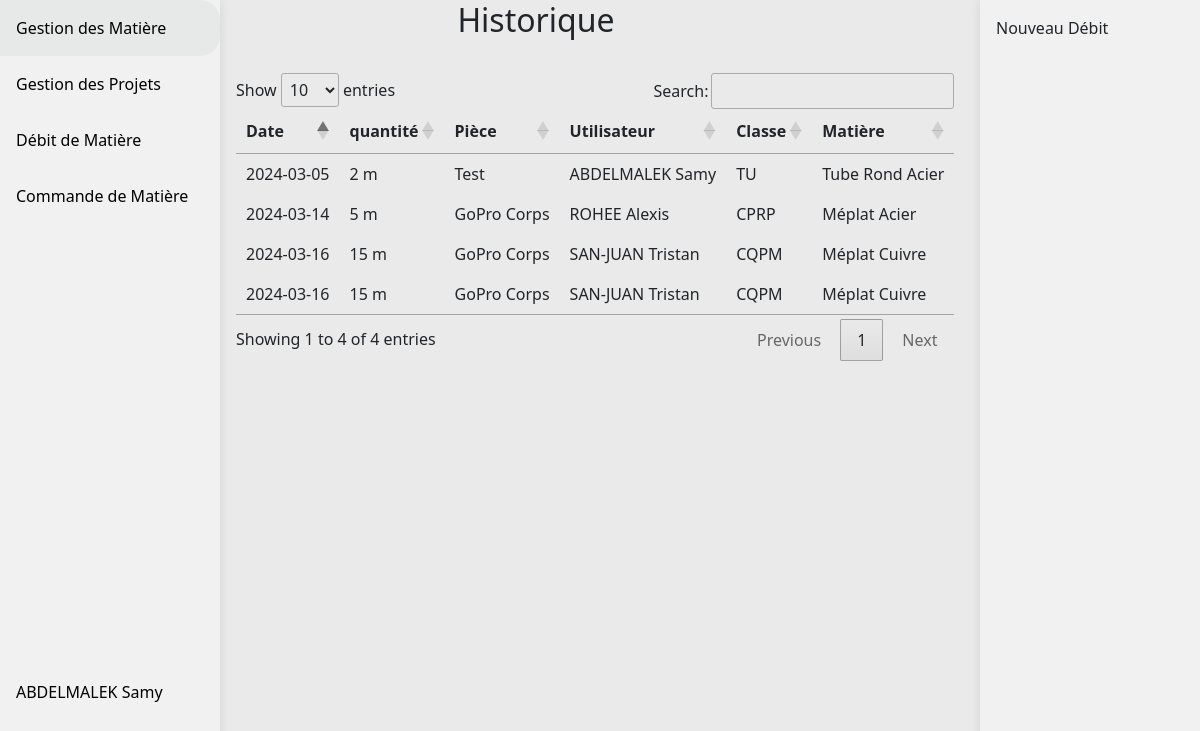
The page /debitMatiere.php (signed in) on the database its author committed.
### tables this page shows
CREATE TABLE IF NOT EXISTS `debit` (
  `id_debit` int NOT NULL AUTO_INCREMENT,
  `date` date NOT NULL,
  `quantite` int NOT NULL,
  `ref_piece` int NOT NULL,
  `ref_user` int NOT NULL,
  `ref_classe` int NOT NULL,
  `ref_matiere` int NOT NULL,
  PRIMARY KEY (`id_debit`),
  KEY `fk_debit_user` (`ref_user`),
  KEY `fk_debit_classe` (`ref_classe`),
  KEY `fk_debit_piece` (`ref_piece`),
  KEY `fk_debit_matiere` (`ref_matiere`)
);

CREATE TABLE IF NOT EXISTS `piece` (
  `id_piece` int NOT NULL AUTO_INCREMENT,
  `nom` varchar(100) NOT NULL,
  `img` varchar(200) NOT NULL,
  PRIMARY KEY (`id_piece`)
);

CREATE TABLE IF NOT EXISTS `user` (
  `id_user` int NOT NULL AUTO_INCREMENT,
  `mail` varchar(100) NOT NULL,
  `mdp` varchar(255) NOT NULL,
  `ref_fonction` int NOT NULL,
  `nom` varchar(100) NOT NULL,
  `prenom` varchar(100) NOT NULL,
  PRIMARY KEY (`id_user`),
  KEY `fk_user_fonction` (`ref_fonction`)
);

CREATE TABLE IF NOT EXISTS `classe` (
  `id_classe` int NOT NULL AUTO_INCREMENT,
  `libelle` varchar(50) NOT NULL,
  PRIMARY KEY (`id_classe`)
);

CREATE TABLE IF NOT EXISTS `forme` (
  `id_forme` int NOT NULL AUTO_INCREMENT,
  `libelle` varchar(99) NOT NULL,
  `img` varchar(200) NOT NULL,
  `longueur` tinyint(1) NOT NULL,
  `largeur` tinyint(1) NOT NULL,
  `epaisseur` tinyint(1) NOT NULL,
  `diametre` tinyint(1) NOT NULL,
  `hauteur` tinyint(1) NOT NULL,
  PRIMARY KEY (`id_forme`)
);

CREATE TABLE IF NOT EXISTS `materiau` (
  `id_materiau` int NOT NULL AUTO_INCREMENT,
  `libelle` varchar(100) NOT NULL,
  PRIMARY KEY (`id_materiau`)
);

### php/SQLConnexion.php (called while the page is built, shortened)
<?php
class SQLConnexion {
    private $conn;
    public function __construct()
    {
        $servername = "localhost";
        $username = "root";
        $password = "";
        $bddname = "gestionStock";
        try {
            $this->conn = new PDO("mysql:host=$servername;dbname=".$bddname, $username, $password);
            $this->conn->setAttribute(PDO::ATTR_ERRMODE, PDO::ERRMODE_EXCEPTION);
        } catch(PDOException $e) {
        }
    }
    public function conbdd(): PDO {
        return $this->conn;
    }
}

### html/debitMatiere.php (the view, shortened to what this page needs)
<!DOCTYPE html>
<html lang="en" xmlns="http://www.w3.org/1999/html">
<head>
    <link href="https://cdn.jsdelivr.net/npm/bootstrap@5.1.3/dist/css/bootstrap.min.css" rel="stylesheet">
    <link rel="stylesheet" href="https://use.fontawesome.com/releases/v6.4.2/css/all.css" />
    <link rel="stylesheet" href="https://cdn.datatables.net/1.13.7/css/jquery.dataTables.css" />
    <link rel="stylesheet" href="../css/styles.css"/>
</head>
<body>
<?php
include '../php/SQLConnexion.php';
$conn = new SQLConnexion();
?>
<div class="side-bar-big">
    <a class="gestionMatiere" href="gestionMatiere.php">Gestion des Matière</a>
    <a class="gestionProjet" href="gestionProjet.php">Gestion des Projets</a>
    <a class="debitMatiere" href="debitMatiere.php">Débit de Matière</a>
    <a class="commandMatiere" href="commandeMatiere.php">Commande de Matière</a>
    <a class="account" href="#"><?=$_SESSION['nom'] . " " . $_SESSION['prenom']?></a>
</div>
<div class="side-bar-action">
    <a onclick="afficher()">Nouveau Débit</a>
</div>
<div class="content">
    <h2 style="text-align: center; width: 600px">Historique</h2>
    <br>
    <br>
    <br>
    <table id="historique">
        <thead>
            <tr>
                <th>Date</th>
                <th>quantité</th>
                <th>Pièce</th>
                <th>Utilisateur</th>
                <th>Classe</th>
                <th>Matière</th>
            </tr>
        </thead>
        <tbody>
        <?php
        $req = $conn->conbdd()->query("SELECT * FROM debit");
        $res = $req->fetchAll();
        foreach ($res as $debit) {
        ?>
            <tr>
                <td><?= $debit['date'] ?></td>
                <td><?= $debit['quantite'] . " m" ?></td>
                <?php
                    $requete = $conn->conbdd()->prepare("SELECT nom FROM piece WHERE id_piece = :id");
                    $requete->execute(['id'=>$debit['ref_piece']]);
                    $resultat = $requete->fetch();
                ?>
                <td><?= $resultat['nom'] ?></td>
                <?php
                $requete = $conn->conbdd()->prepare("SELECT nom, prenom FROM user WHERE id_user = :id");
                $requete->execute(['id'=>$debit['ref_user']]);
                $resultat = $requete->fetch();
                ?>
                <td><?= $resultat['nom'] . " " . $resultat['prenom'] ?></td>
                <?php
                $requete = $conn->conbdd()->prepare("SELECT libelle FROM classe WHERE id_classe = :id");
                $requete->execute(['id'=>$debit['ref_classe']]);
                $resultat = $requete->fetch();
                ?>
                <td><?= $resultat['libelle'] ?></td>
                <?php
                $requete = $conn->conbdd()->prepare("SELECT ref_materiau, ref_forme FROM matiere WHERE id_matiere = :id");
                $requete->execute(['id'=>$debit['ref_matiere']]);
                $resultat = $requete->fetch();
                $requete = $conn->conbdd()->prepare("SELECT libelle FROM materiau WHERE id_materiau = :id");
                $requete->execute(['id' => $resultat['ref_materiau']]);
                $result = $requete->fetch();
                $materiau = $result['libelle'];
                $requete = $conn->conbdd()->prepare("SELECT libelle FROM forme WHERE id_forme = :id");
                $requete->execute(['id' => $resultat['ref_forme']]);
                $result = $requete->fetch();
                $forme = $result['libelle'];
                ?>
                <td><?= $forme . " " . $materiau ?></td>
            </tr>
        <?php
        }
        ?>
        </tbody>
    </table>
</div>
</body>
</html>

### css/styles.css (style rules this page uses)
html, body { height: 100%; background-color: #eaeaea; }
.side-bar-action { right: 0; margin: 0; padding: 0; width: 220px; background-color: #f1f1f1; position: fixed; height: 100%; overflow: auto; box-shadow: 0 0 10px rgba(0, 0, 0, 0.1); }
.side-bar-action a { display: block; color: black; padding: 16px; text-decoration: none; }
.side-bar-big { margin: 0; padding: 0; width: 220px; background-color: #f1f1f1; position: fixed; height: 100%; overflow: auto; box-shadow: 0 0 10px rgba(0, 0, 0, 0.1); }
.side-bar-big a { display: block; color: black; padding: 16px; text-decoration: none; }
.side-bar-big a.account { display: block; color: black; padding: 16px; text-decoration: none; margin-top: 200%; }
div.content { background-color: #eaeaea; margin-right:220px; margin-left: 220px; padding: 1px 16px; }
.content { display: flex; flex-wrap: wrap; }

### rows shown on the page
debit: date "2024-03-14", quantite "5", ref_piece.nom "GoPro Corps", ref_user.nom "ROHEE", ref_user.prenom "Alexis", ref_classe.libelle "CPRP", forme.libelle "Méplat", materiau.libelle "Acier"
debit: date "2024-03-16", quantite "15", ref_piece.nom "GoPro Corps", ref_user.nom "SAN-JUAN", ref_user.prenom "Tristan", ref_classe.libelle "CQPM", forme.libelle "Méplat", materiau.libelle "Cuivre"
debit: date "2024-03-16", quantite "15", ref_piece.nom "GoPro Corps", ref_user.nom "SAN-JUAN", ref_user.prenom "Tristan", ref_classe.libelle "CQPM", forme.libelle "Méplat", materiau.libelle "Cuivre"
debit: date "2024-03-05", quantite "2", ref_piece.nom "Test", ref_user.nom "ABDELMALEK", ref_user.prenom "Samy", ref_classe.libelle "TU", forme.libelle "Tube Rond", materiau.libelle "Acier"

### other values the page prints
$_SESSION['nom'] "ABDELMALEK"
$_SESSION['prenom'] "Samy"
